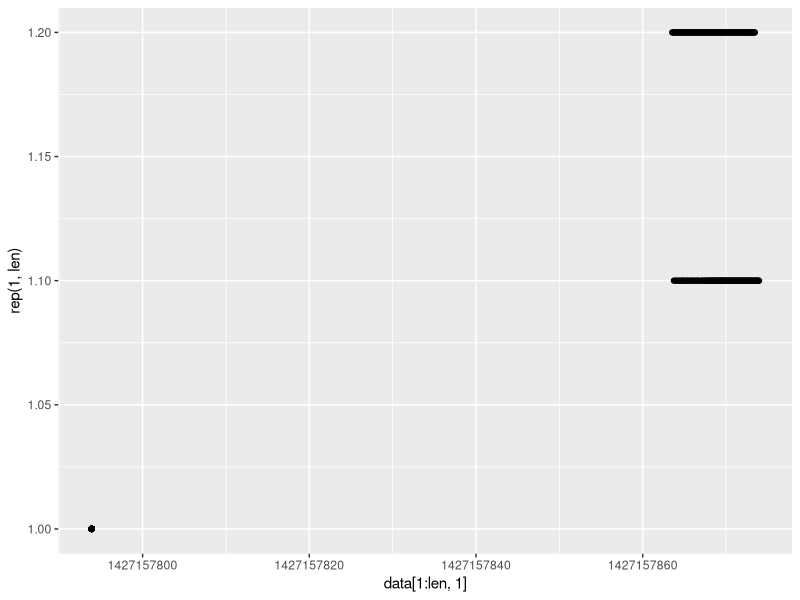
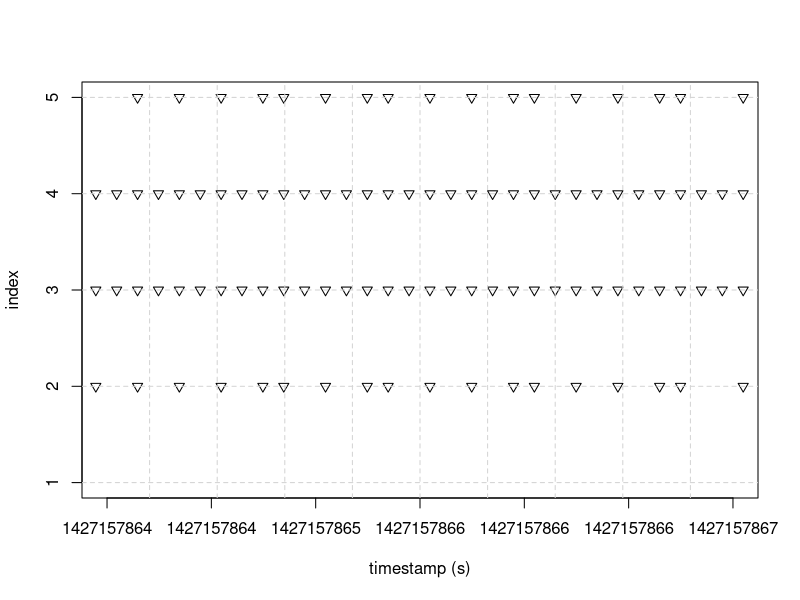

R code for these plots, in order:
# making graph
# by marcellinus jerricho
# version 07-11-21

# import library  ---------------------------------------------------------------
library("dplyr") 
library("ggplot2")

# setting up data --------------------------------------------------------------
data <- t(read.csv("timestamp.csv", header = FALSE))
View(data)
len <- 100 # number of calls to look at

# set up index, x minimum and maximum
index <- seq(1, ncol(data), 1)
xlim <- c(1427157864, 1427157867)

# Drawing graph individually with limit in x-axis
help(png)
png('timestamp-graph.png', width = 1000, height = 600, units="px")
plot(x=data[1:len,1], xlim = xlim, 
     y = rep(index[1], len), ylim = c(1, ncol(data)),
     xlab = "timestamp (s)", ylab = "index") 
for (i in 2:length(index)) {
  points(x = data[1:len, i], y = rep(index[i], len), pch = 6)
}
grid(10, NULL, lty = 2)
dev.off()


# using ggplot without limit in x-axis
for (i in 2:ncol(data)) {
  print(i)
}
help(ggplot)
ggplot() + 
  scale_shape_manual(values = 12) +
  geom_point(aes(x = data[1:len, 1], y = rep(1, len))) + 
  geom_point(aes(x = data[1:len, 2], y = rep(1.1, len))) + 
  geom_point(aes(x = data[1:len, 3], y = rep(1.2, len)))
  
